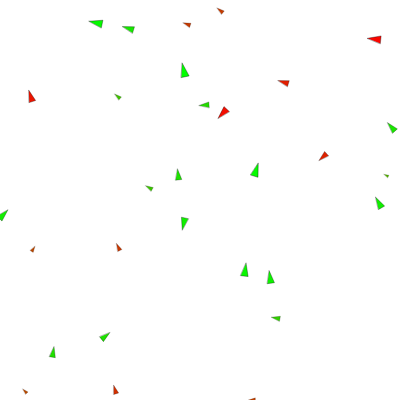
Frame 1 (no input)
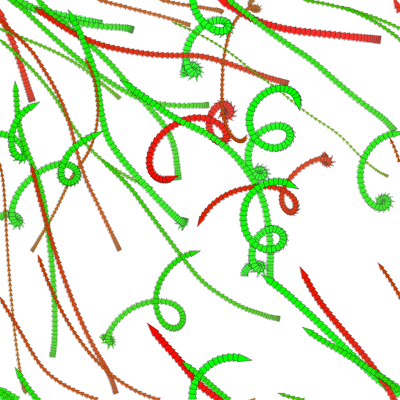
Frame 60 (no input)
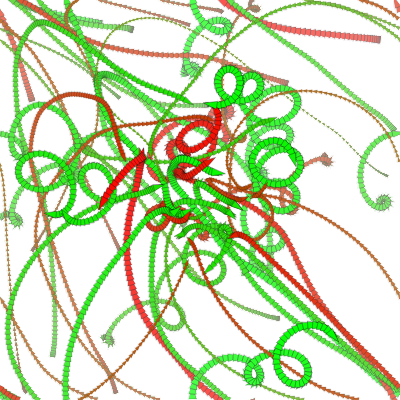
Frame 120 (the mouse pressed at the canvas centre since frame 60)

The p5.js sketch that drew these frames (run headless with seeded random() and noise() and a simulated clock; from frame 60 on, the mouse is pressed at the canvas centre):

// p5.js sketch
// ── sketch.js
var Agents;// 鸟群

// 函数setup() ：准备阶段
function setup() {
	createCanvas(400,400);

	Agents = new Array();
	for(var i=0;i<30;i++)
	{
		// 制定随机的位置和速度，生成一只鸟
		pos = createVector(random(0,width),random(0,height));
		//vel = createVector(random(-5,5),random(-5,5));
		vel = createVector(0,0);
		q = random(0,1)>0.5?random(-1,-0.33):random(0.33,1);
		Agents[i] = new agent(pos,vel,q);
		var rvalue = random(0,1);
		if(rvalue<0.3)
		{
			Agents[i].behavior = rotVel;
		}
		else
		{
			Agents[i].behavior = null;
		}
	}
}

// 函数draw()：作画阶段
function draw() {
	fill(255,1);// 填充白色
	rect(-5,-5,width+10,height+10);
	
	// 更新每个鸟
	for(var i=0;i<Agents.length;i++)
	{
		//var apos = Agents[i].pos;
		var target = createVector(mouseX,mouseY);
		//var acc = p5.Vector.sub(target,apos);

		//acc.limit(0.03);
		//var acc = createVector(random(-1,1),random(-1,1));
		
		//Agents[i].accelerate(acc);
		for(var j=0;j<Agents.length;j++)
		{
			if(i==j)
			{
				continue;
			}
			Agents[i].avoid(Agents[j],1);
			Agents[i].align(Agents[j],1);
		}

		Agents[i].seek2(target,1);
		Agents[i].update(1);
	}

	// 画出来所有的鸟
	for(var i=0;i<Agents.length;i++)
	{
		Agents[i].draw();
	}
}
// ── agent.js
function randVel()
{
	var deltaV = createVector(random(-1,1),random(-1,1));
	deltaV.mult(random(0,1.5));
	this.vel.add(deltaV);
}

function rotVel()
{
	var force = createVector(this.vel.x,this.vel.y);
	force.setMag(1.0);
	force.rotate(TWO_PI/4);
	force.mult(this.q);
	//var deltaV = createVector(random(-1,1),random(-1,1));
	
	this.accelerate(force,1);
}

// 函数setup() ：准备阶段
function agent(pos,vel,q) {
	 this.pos = pos;// 位置
	 this.vel = vel; // 速度
	 this.behavior = null;
	 this.q = q;

	 this.update = function(dt)
	 { 
	 	if(this.behavior!=null)
	 	{
	 		this.behavior();
	 	}

	 	this.vel.limit(5);
	 	// 按照自己的速度改变位置
	 	var movement = this.vel;
	 	movement.mult(dt);
	 	this.pos.add(movement);

	 	// 如果超出屏幕范围，跳转到屏幕另一边
	 	if(this.pos.x>width)
	 	{
	 		this.pos.x-=width;
	 	}
	 	else if(this.pos.x<0)
	 	{
	 		this.pos.x+= width;
	 	}
	 	else if(this.pos.y>height)
	 	{
	 		this.pos.y-=height;
	 	}
	 	else if(this.pos.y<0)
	 	{
	 		this.pos.y+=height;
	 	}
	 }

	 this.draw = function()
	 {
	 	angle = atan2(this.vel.y,this.vel.x);
	 	push();
	 	translate(this.pos.x,this.pos.y);
	 	var crA = color(255,0,0,255);
	 	var crB = color(0,255,0,255);
	 	var t = map(this.q,-1,1,0,1);
	 	var cr = lerpColor(crA,crB,t);
	 	fill(cr);
	 	rotate(angle);
	 	strokeWeight(0.33);
	 	scale(abs(this.q));
	 	triangle(-4,-4,-4,4,10,0);
	 	pop();
	 }

	 this.accelerate = function(acc,dt)
	 {
	 	var deltaV = acc;
	 	deltaV.mult(dt);
	 	this.vel.add(deltaV);
	 }

	 this.seek = function(targetPos,dt)
	 {
	 	var apos = this.pos;
		var acc = p5.Vector.sub(targetPos,apos);

		acc.limit(0.3);
		//var acc = createVector(random(-1,1),random(-1,1));
		this.accelerate(acc,dt);
	 }

	 this.seek2 = function(targetPos,dt)
	 {
	 	var apos = this.pos;

	 	// 期望的速度 = 目标位置-当前位置
	 	var expectedVel = 
	 		p5.Vector.sub(targetPos,apos);

	    // 加速度 = 期望速度-实际的速度
		var acc = p5.Vector.sub(expectedVel,this.vel);

		acc.limit(0.3);
		//var acc = createVector(random(-1,1),random(-1,1));
		this.accelerate(acc,dt);
	 }

	 this.avoid = function(another,dt)
	 {
	 	var mypos = this.pos;
	 	var hisPos = another.pos;
	 	var offset = p5.Vector.sub(hisPos,mypos);
	 
	 	if(offset.mag()<50)
	 	{
	 		var acc = p5.Vector.sub(mypos,hisPos);
	 		acc.limit(0.2);
	 		this.accelerate(acc,dt);
	 	}
	 }

	 this.align =function(another,dt)
	 {
	 	var mypos = this.pos;
	 	var hisPos = another.pos;
	 	var offset = p5.Vector.sub(hisPos,mypos);
	 
	 	if(offset.mag()<25)
	 	{
	 		var hisVel = another.vel;
	 		var myVel = this.vel;
	 		var acc = p5.Vector.sub(hisVel,myVel);
	 		acc.limit(0.1);
	 		this.accelerate(acc,dt);
	 	}

	 }

}
